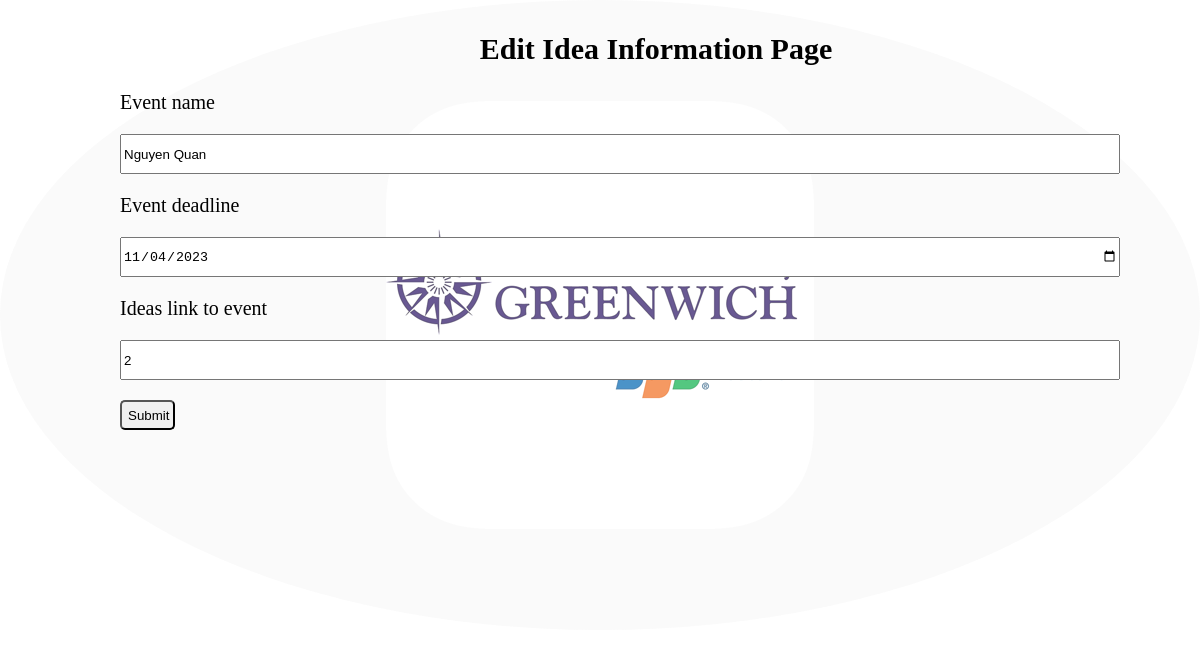
Screenshot of /editevent.php?id=5 with the database file from the repository.
### tables this page shows
CREATE TABLE `ideasevent` (
  `id` int(11) NOT NULL,
  `ename` varchar(255) DEFAULT NULL,
  `deadline` date DEFAULT NULL,
  `idease_id` int(11) DEFAULT NULL,
  `firstdeadline` date DEFAULT NULL,
  `seconddeadline` date DEFAULT NULL
);

### editevent.php (the view, shortened to what this page needs)
<?php
include 'dbconnect.php';
$id = $_REQUEST['id'];
$query = "SELECT * from ideasevent where id='" . $id . "'";
$status = mysqli_query($con, $query) or die(mysqli_connect_error());
$row = mysqli_fetch_assoc($status);
?>
<html>
<head>
</head>
<body>
    <h2>Edit Idea Information Page</h2>
    <img src="picture4.png">
    <?php
    if (isset($_POST['new']) && $_POST['new'] == 1) {
        $id = $_REQUEST['id'];
        $ename = $_REQUEST['ename'];
        $deadline = $_REQUEST['deadline'];
        $ideas_id = $_REQUEST['ideas_id'];
        $check = "SELECT *FROM ideasevent where ename='$ename' OR deadline ='$deadline' ";
        $v_c = mysqli_query($con, $check);
        $notify = mysqli_fetch_assoc($v_c);
        if ($notify) {
            if ($notify['ename'] === $ename) {
                echo '<p style="text-align:center;text-transform:uppercase;color:red">(ERROR MSG) The ename  has already exist!...... To update the new event information , please enter the new event name  </p>';
            }
            if ($notify['deadline'] === $deadline) {
                echo "the deadline is $deadline has already in used..... Please enter a new deadline ";
            }
        } else {
            $modify = "UPDATE ideasevent set
            ename='" . $ename . "', deadline='" . $deadline . "',idease_id='" . $idease_id . "'where id='" . $id . "'";
            mysqli_query($con, $modify) or die(mysqli_connect_error());
            $info = "Event Information Updated Successfully. </div></br>
            <a href='eventmanagement.php'>Details of Updated Event Information </a>";
            echo '<p style="color:#FF0000;">' . $info . '</p>';
        }
    } else {
        ?>
    <form action="editevent.php" method="post">
        <label for="ename">Event name </label>
        <p><input type="text" name="title" placeholder="Enter the event name here........." required
                value="<?php echo $row['ename']; ?>" /></p>
        <label for="deadline">Event deadline</label>
        <p><input type="date" name="deadline" placeholder="Enter event deadline here..." required
                value="<?php echo $row['deadline']; ?>"></p>
        <label for="idease_id">Ideas link to event </label>
        <p><input type="number" name="idease_id" placeholder="Enter idease_id here..." min="1" max="3" required
                value="<?php echo $row['idease_id']; ?>"></p>
        <input id="a" type="submit" name="submit" value="Submit">
        <?php } ?>
    </form>
</body>
</html>

### editevent.php (style rules this page uses)
img { position: absolute; left: 0px; top: 0px; z-index: -1; border-radius: 50%; width: 100%; opacity: 0.7; }
body { font-size: 20px; margin-left: 10%; }
#a { width: 55px; height: 30px; border-radius: 5px; }
h2 { text-align: center; margin-top: 3%; }
input { width: 1000px; height: 40px; }

### rows the page displays
ideasevent: title "Nguyen Quan", deadline "11/04/2023", idease_id "2"
